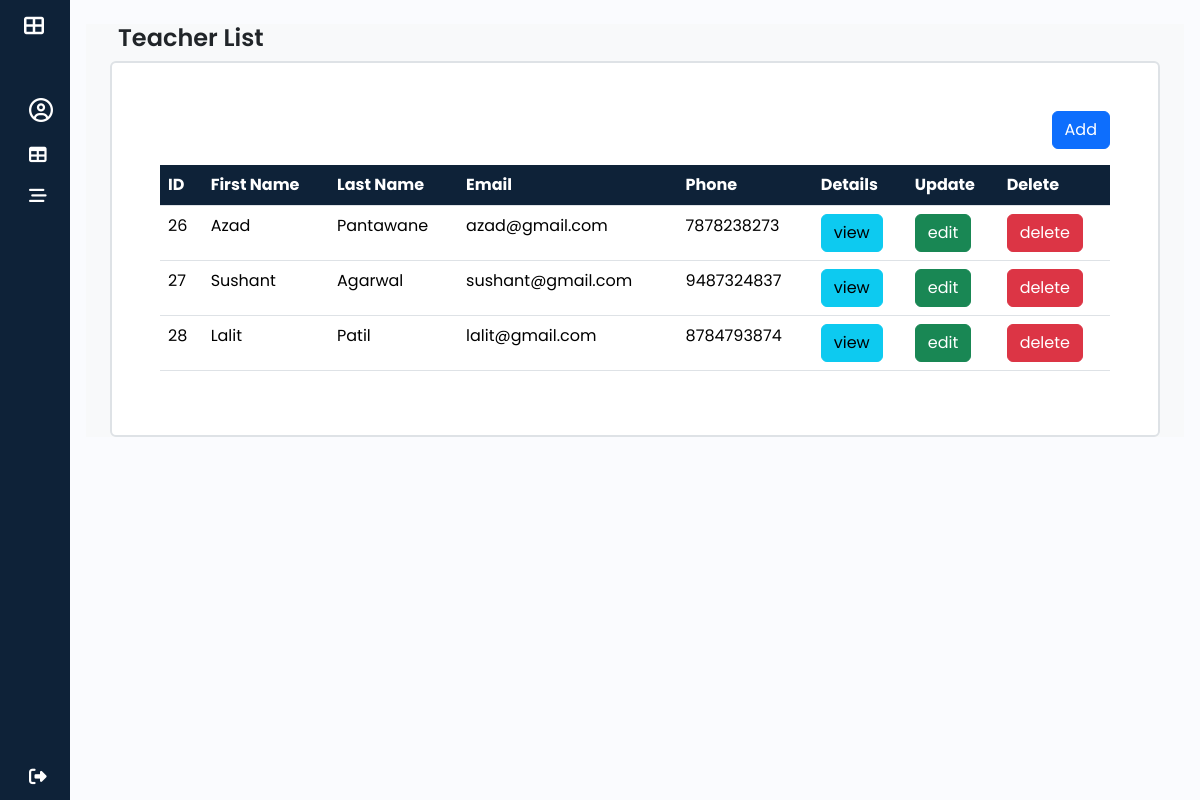
/admins/teachers/, run on an earlier commit of the app's database.
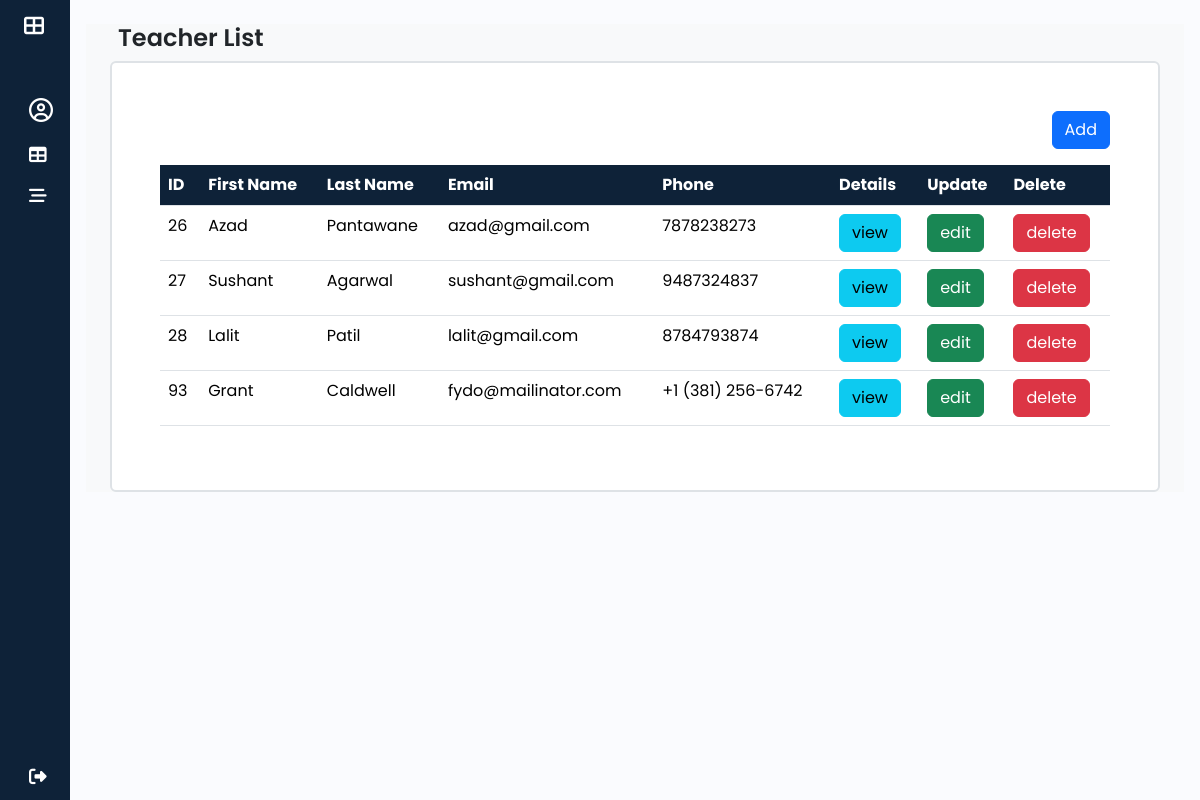
And on a later commit of the database.
### attendance/models.py (models this page shows, shortened)
class Teacher(models.Model):
    user = models.OneToOneField(User,on_delete=models.CASCADE,primary_key=True,related_name='teacher_model')
    gender = models.CharField(max_length=20,default='male')
    phone_no = models.CharField(max_length=10,unique=True,null=True,blank=True)
    address = models.TextField(null=True,blank=True)
    joining_date = models.DateField(auto_now_add=True)
    department = models.CharField(max_length=100,null=True,blank=True)
    is_active = models.BooleanField(default=True)
    created_at = models.DateTimeField(auto_now_add=True,blank=True,null=True)
    updated_at = models.DateTimeField(auto_now=True,blank=True,null=True)

class User(AbstractUser):
    USER_TYPE = [
        ('ADMIN', 'Admin'),
        ('STUDENT','student'),
        ('TEACHER','teacher'),
    ]
    user_type = models.CharField(max_length=25,choices = USER_TYPE,default='STUDENT',null=False,blank=False)
    profile_pic = models.ImageField(upload_to='profile_pics/',null=True,blank=True)
    email_verified = models.BooleanField(default=False)
    otp = models.CharField(max_length=6, blank=True, null=True)
    groups = models.ManyToManyField(
        Group,
        related_name="custom_user_groups",  # Avoids conflict with auth.User.groups
        blank=True
    )
    user_permissions = models.ManyToManyField(
        Permission,
        related_name="custom_user_permissions",  # Avoids conflict with auth.User.user_permissions
        blank=True
    )

### ITP_STU_ATTENDANCE/adminViews.py (the view)
# urls.py: path('admins/teachers/',adminViews.teacher_list,name='teacher_list'),
def teacher_list(request):
    teachers = Teacher.objects.all()
    return render(request,'admin/teacherList.html',{'teachers':teachers})

### templates/admin/teacherList.html (shortened to what this page needs)
{% extends "base.html" %}
{% block content %}
<section class="container-fluid bg-light" id='main-content'>
    <section class="container">
        <h1 class="m-2">Teacher List</h1>
        <div class="content bg-white p-5 my-auto border border-2 rounded">
            <div class="d-flex justify-content-end">
                <a href="{% url "teacher_add" %}" class="btn btn-primary mb-3">Add</a>
            </div>
            <table class="table table-hover">
                <thead class="table " style="--bs-table-bg: #0e2238;">
                    <th scope="col" class="text-white">ID</th>
                    <th scope="col" class="text-white">First Name</th>
                    <th scope="col" class="text-white">Last Name</th>
                    <th scope="col" class="text-white">Email</th>
                    <th scope="col" class="text-white">Phone</th>
                    <th scope="col" class="text-white">Details</th>
                    <th scope="col" class="text-white">Update</th>
                    <th scope="col" class="text-white">Delete</th>
                </thead>
                <tbody>
                    {% for teacher in teachers %}
                        <tr>
                            <td>{{teacher.user.id}}</td>
                            <td>{{teacher.user.first_name}}</td>
                            <td>{{teacher.user.last_name}}</td>
                            <td>{{teacher.user.email}}</td>
                            <td>{{teacher.phone_no}}</td>
                            <td><a href="{% url "teacher_detail" teacher.user.id %}" class="btn btn-info">view</a></td>
                            <td><a href="{% url "teacher_edit" teacher.user.id %}" class="btn btn-success">edit</a></td>
                            <td><a href="{% url "teacher_delete" teacher.user.id %}" class="btn btn-danger">delete</a></td>
                        </tr>
                    {% endfor %}
                </tbody>
              </table>
        </div>
    </section>
</section>
{% endblock content %}

What changed in the data, as far as the page shows it:
added Teacher: user.id "93", user.first_name "Grant", user.last_name "Caldwell", user.email "fydo@mailinator.com", phone_no "+1 (381) 256-6742"
